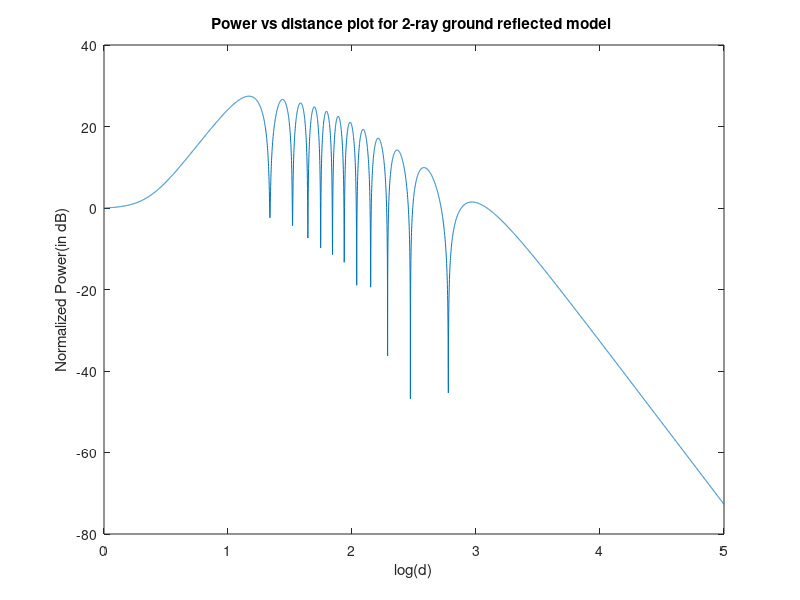

MATLAB code for this plot:
ld=0:0.001:5; d=10.^ld; ht=50; hr=2; l_gr=sqrt( (ht+hr)^2+d.^2); l_los=sqrt( (ht-hr)^2+d.^2); R=-1; G_los=1; G_gr=1; lambda=1/3; phi=2*pi*(l_gr-l_los)/lambda; los=sqrt(G_los)./l_los; gr=R*sqrt(G_gr)*exp(-j.*phi)./l_gr; rs=lambda.*(los+gr)/4*pi; ps=abs(rs).^2; norm=ps(1); pn=ps./norm; x = ld; y =10*log10(pn); plot(ld,y); title('Power vs distance plot for 2-ray ground reflected model '); xlabel('log(d)'); ylabel('Normalized Power(in dB)');

print -deps graph.eps